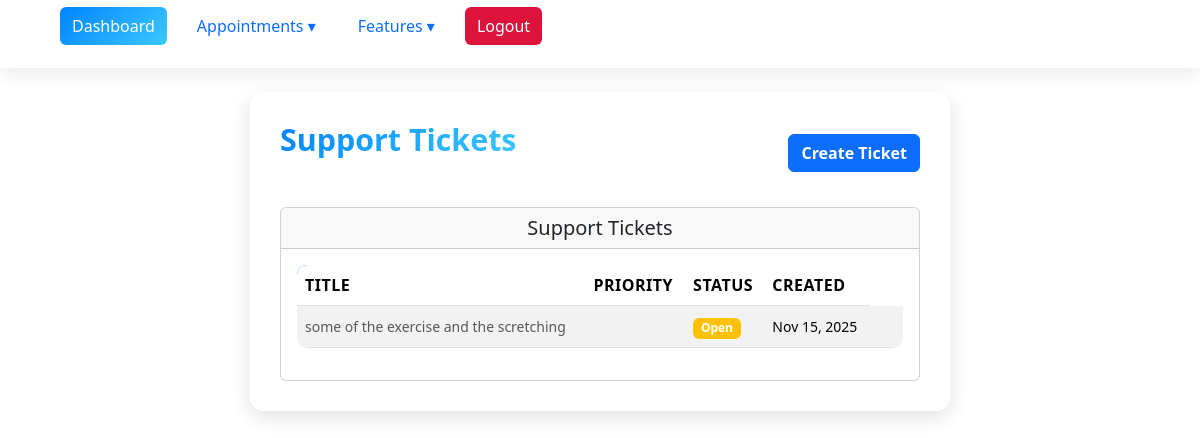
The page /support/ (signed in) on the database its author committed.
### myproject/base/models.py (models this page shows, shortened)
class SupportTicket(models.Model):
    STATUS_CHOICES = [
        ('Open', 'Open'),
        ('InProgress', 'In Progress'),
        ('Closed', 'Closed'),
    ]
    user = models.ForeignKey(
        User,
        on_delete=models.CASCADE,
        related_name='support_tickets'  # ✅ Helpful reverse lookup
    )
    issue_category = models.CharField(max_length=100)
    description = models.TextField()
    status = models.CharField(
        max_length=20,
        choices=STATUS_CHOICES,
        default='Open'
    )
    response_message = models.TextField(blank=True, null=True)
    created_at = models.DateTimeField(auto_now_add=True)

### myproject/base/views.py (the view)
# urls.py: path('support/', views.ticket_list, name='ticket_list'),
@login_required
def ticket_list(request):
    tickets = SupportTicket.objects.all()
    return render(request, 'Tickets/ticket_list.html', {'tickets': tickets})

### myproject/base/templates/Tickets/ticket_list.html (shortened to what this page needs)
{% extends 'main.html' %}
{% block content %}
<div class="container mt-4">
    <div class="d-flex justify-content-between align-items-center mb-4">
        <h2>Support Tickets</h2>
        <a href="{% url 'ticket_create' %}" class="btn btn-primary">
             Create Ticket
        </a>
    </div>
    <div class="row">
        <div class="col-12">
            <div class="card">
                <div class="card-header">
                    <h5 class="card-title mb-0">
                         Support Tickets
                    </h5>
                </div>
                <div class="card-body">
                    {% if tickets %}
                    <div class="table-responsive">
                        <table class="table table-striped table-hover">
                            <thead>
                                <tr>
                                    <th>Title</th>
                                    <th>Priority</th>
                                    <th>Status</th>
                                    <th>Created</th>
                                </tr>
                            </thead>
                            <tbody>
                                {% for ticket in tickets %}
                                <tr>
                                    <td>
                                        {% if ticket.description %}
                                        <small class="text-muted">{{ ticket.description|truncatewords:8 }}</small>
                                        {% endif %}
                                    </td>
                                    <td>
                                    </td>
                                    <td>
                                        {% if ticket.status == 'open' %}
                                            <span class="badge bg-success">Open</span>
                                        {% elif ticket.status == 'in_progress' %}
                                            <span class="badge bg-primary">In Progress</span>
                                        {% elif ticket.status == 'resolved' %}
                                            <span class="badge bg-secondary">Resolved</span>
                                        {% elif ticket.status == 'closed' %}
                                            <span class="badge bg-dark">Closed</span>
                                        {% else %}
                                            <span class="badge bg-warning">{{ ticket.status }}</span>
                                        {% endif %}
                                    </td>
                                    <td>
                                        <small>{{ ticket.created_at|date:"M d, Y" }}</small>
                                    </td>
                                    <td>
                                    </td>
                                    <td>
                                    </td>
                                </tr>
                                {% endfor %}
                            </tbody>
                        </table>
                    </div>
                    {% endif %}
                </div>
            </div>
        </div>
    </div>
</div>
{% endblock %}

### static/style.css (style rules this page uses)
.container.mt-4 { background: rgba(255, 255, 255, 0.88); padding: 30px; border-radius: 14px; max-width: 700px; margin: auto; box-shadow: 0 6px 20px rgba(0,0,0,0.12); animation: fadeInPage 0.6s ease-in-out; }
.container.mt-4 h2 { text-align: center; font-weight: 700; margin-bottom: 25px; background: linear-gradient(135deg, #0084ff, #3cc8ff); background-clip: text; -webkit-background-clip: text; color: transparent; }
.container h2 { font-size: 1.9rem; font-weight: 700; margin-bottom: 20px; background: linear-gradient(135deg, #0066ff, #00eaff); background-clip: text; -webkit-background-clip: text; color: transparent; animation: fadeSlide 0.6s ease-out forwards; }
.btn-primary { border-radius: 6px; font-weight: 600; transition: transform 0.25s ease, background 0.3s ease; }
.table { background: #ffffff; border-radius: 10px; overflow: hidden; animation: fadeUp 0.8s ease-in-out; }
.table thead tr { background: #0052cc; color: #fff; text-transform: uppercase; letter-spacing: .5px; }
.table tbody tr { transition: background 0.25s ease, transform 0.25s ease; }

### templates/nav.html (style rules this page uses)
:root { --primary-color: #0084ff; --gradient: linear-gradient(135deg, #0084ff, #3cc8ff); --bg-light: #ffffff; --bg-dark: #0b0e12; --text-light: #fff; --text-dark: #222; --nav-bg-light: rgba(255, 255, 255, 0.85); --nav-bg-dark: rgba(20, 20, 20, 0.85); --hover-light: #e7f3ff; --hover-dark: #1f2a37; --blur-bg: blur(10px); }
body.light-theme { background: var(--bg-light); color: var(--text-dark); }

### rows shown on the page
SupportTicket: description "some of the exercise and the scretching", status "Open", created_at "Nov 15, 2025"
